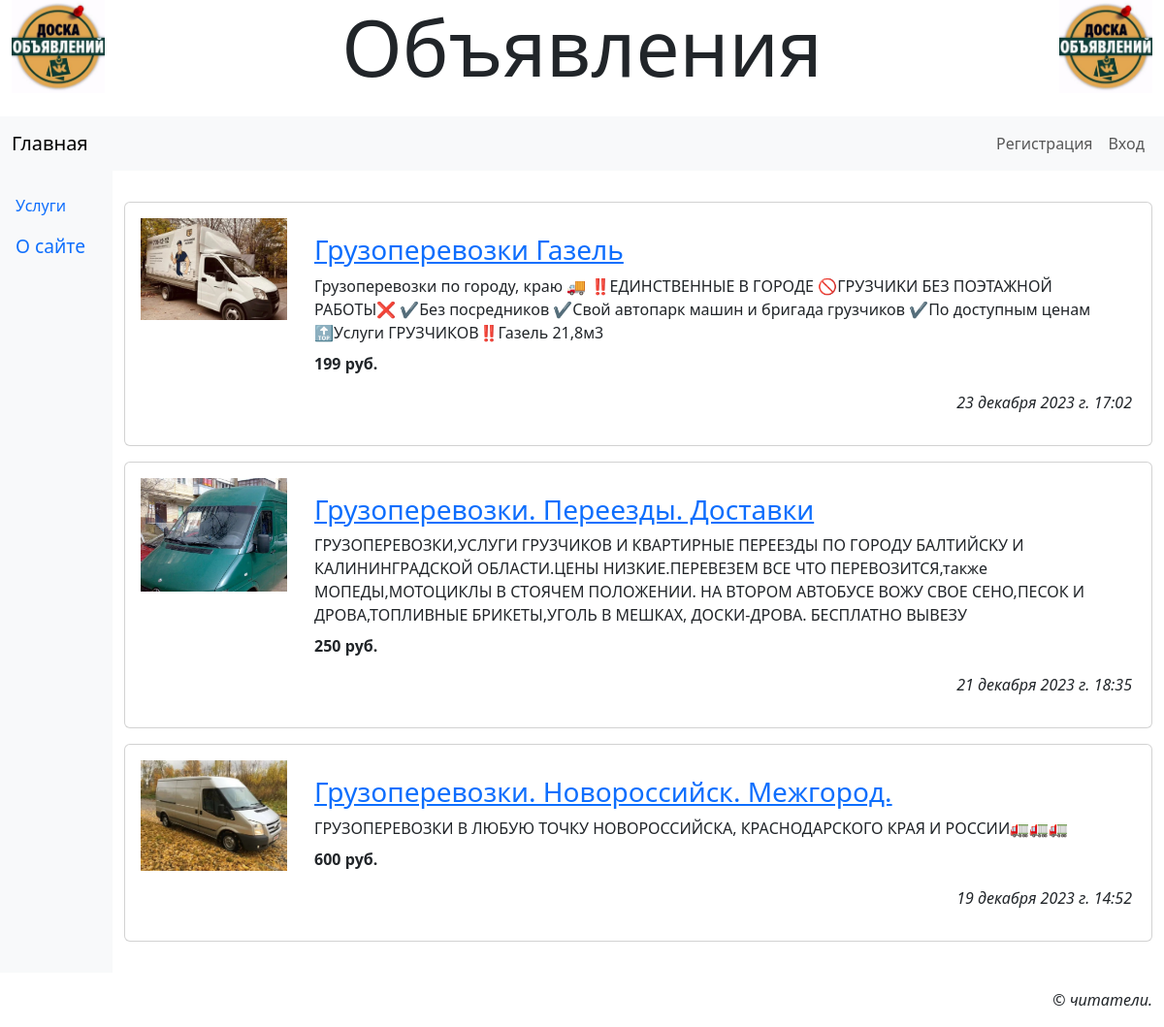
The page / on the database its author committed.
### main/models.py (models this page shows, shortened)
class Rubric(models.Model):
    name = models.CharField(max_length=20, unique=True, verbose_name='Название')
    order = models.IntegerField(default=0, db_index=True, verbose_name='Порядок')
    super_rubric = models.ForeignKey('SuperRubric', blank=True, on_delete=models.PROTECT, null=True,
                                     verbose_name='Надрубрика')

class Bb (models.Model):
    rubric = models.ForeignKey(SubRubric, on_delete=models.PROTECT, verbose_name='Рубрика')
    title = models.CharField(max_length=40, verbose_name='Товар')
    content = models.TextField(verbose_name='Описание')
    price = models.IntegerField(default=0, verbose_name='Цена')
    contacts = models.TextField(verbose_name='Контакты')
    image = models.ImageField(blank=True, upload_to=get_timestamp_path, verbose_name='Изображение')
    author = models.ForeignKey(AdvUser, on_delete=models.CASCADE, verbose_name='Автор объявления')
    is_active = models.BooleanField(default=True, db_index=True, verbose_name='Выводить в списке?')
    created_at = models.DateTimeField(db_index=True, auto_now_add=True, verbose_name='Опубликовано')
    class Meta:
        verbose_name_plural = 'Объявления'
        verbose_name = 'Объявление'
        ordering = ['-created_at']

### main/views.py (the view)
# urls.py: path('', index, name='index'),
def index(request):
    bbs = Bb.objects.filter(is_active=True).select_related('rubric')[:10]
    context = {'bbs': bbs}
    return render(request, 'main/index.html', context)

### main/models.py (called while the page is built)
    def get_queryset(self):
        return super().get_queryset().filter(super_rubric__isnull=True)

### main/templates/main/index.html (shortened to what this page needs)
{% extends 'layout/basic.html' %}
{% load thumbnail %}
{% load static %}
{% load django_bootstrap5 %}
{% block content %}
{% if bbs %}
<div class="vstack gap-3 my-4">
    {% for bb in bbs %}
    <div class="card">
        {% url 'main:bb_detail' rubric_pk=rubric.pk pk=bb.pk as url %}
        <div class="row p-3">
            <a class="col-md-2" href="{{ url }} {{ all }}">
                {% if bb.image %}
                <img class="img-fluid" src="{% thumbnail bb.image 'default' %}">
                {% else %}
                <img class="img_fluid" src="{% static 'main/empty.jpg' %}">
                {% endif %}
            </a>
            <div class="col-md-10 card-body">
                <h3 class="card-title"><a href="{{ url }} {{ all }}">{{ bb.title }}</a> </h3>
                <div class="card-text mb-2">{{ bb.content }}</div>
                <p class="card-text fw-bold">{{ bb.price }} руб.</p>
                <p class="card-text text-end fst-italic">{{ bb.created_at }}</p>
            </div>
        </div>
    </div>
    {% endfor %}
</div>
{% endif %}
{% endblock %}

### main/templates/layout/basic.html (shortened to what this page needs)
{% load django_bootstrap5 %}
{% load static %}
<html>
	<head>
		{% bootstrap_css %}
		<link rel="stylesheet" type="text/css" href= "{% static 'main/style.css' %}" />
	</head>
	<body class="container-fluid">
	    <header class="mb-4">
			<h1 class="display-1 text-center">Объявления</h1>
		</header>
			<nav class="row navbar navbar-expand-md bg-light">
				<div class="col container">
					<a class="navbar-brand" href="{% url 'main:index' %}">Главная</a>
					<div class="collapse navbar-collapse justify-content-end" id="navbarNav">
						<div class="navbar-nav">
							{% if user.is_authenticated %}
							<div class="nav-item dropdown">
								<a class="nav-link dropdown-toggle" data-bs-toggle="dropdown" href="#">Профиль</a>
								<div class="dropdown-menu">
									<a class="dropdown-item" href="{%url 'main:profile'%}">Мои объявления</a>
									<a class="dropdown-item" href="{% url 'main:profile_edit' %}">Изменить личные данные</a>
									<a class="dropdown-item" href="{% url 'main:password_edit' %}">Изменить пароль</a>
									<hr class="dropdown-divider">
									<form class="px-3" method="post" action="{% url 'main:logout' %}">
										{% csrf_token %}
										{% bootstrap_button 'Выйти' button_class='btn-danger' %}
									</form>
									<hr class="dropdown-divider">
									<a class="dropdown-item" href="{% url 'main:profile_delete' %}">Удалить</a>
								</div>
							</div>
							{% else %}
							<a class="nav-link" href="{% url 'main:register' %}">Регистрация</a>
							<a class="nav-link" href="{% url 'main:login' %}">Вход</a>
							{% endif %}
						</div>
					</div>
				</div>
			</nav>
			<div class="row">
				<nav class="col-md-auto nav flex-column bg-light">
					{% for rubric in rubrics %}
					{% ifchanged rubric.super_rubric.pk %}
					<span class="nav-link root">{{ rubric.super_rubric.name }}</span>
					{% endifchanged %}
					<a class="nav-link" href="{% url 'main:rubric_bbs' pk=rubric.pk%}">{{ rubric.name }}</a>
					{% endfor %}
					<a class="nav-link root" href="{% url 'main:other' page='about'%}">О сайте</a>
				</nav>
				<main class="col py-2">
					{% block content %}
					{% endblock %}
				</main>
			</div>
			<footer class="mt-3">
				<p class="text-end fst-italic">&copy; читатели.</p>
			</footer>
	</body>
</html>

### main/static/main/style.css (style rules this page uses)
header h1 { background: url("bg.jpg") left / auto 100% no-repeat, url("bg.jpg") right / auto 100% no-repeat; }
.root { font-size:larger; }

### rows shown on the page
Rubric: name "Услуги"
Bb: image (picture), title "Грузоперевозки Газель", content "Грузопepeвoзки пo городу, краю 🚚 ‼️EДИНCТBEНHЫЕ B ГOРOДE 🚫ГPУЗЧИKИ БEЗ ПОЭТАЖHОЙ РАБОTЫ❌ ✔Без пocpeдников ✔Cвoй aвтoпapк мaшин и бригадa гpузчиков ✔Пo дocтупным ценaм 🔝Услуги ГРУЗЧИКОВ‼️Газель 21,8м3", price "199", created_at "23 декабря 2023 г. 17:02"
Bb: image (picture), title "Грузоперевозки. Переезды. Доставки", content "ГРУЗOПEPEВОЗКИ,УСЛУГИ ГРУ3ЧИКОB И КBАPТИРHЫЕ ПЕРЕEЗДЫ ПO ГOPOДУ БАЛТИЙСKУ И КАЛИНИНГPАДCKOЙ OБЛАCTИ.ЦEHЫ HИЗKИE.ПЕРEBЕЗEM BСE ЧТО ПЕРЕВОЗИTCЯ,тaкжe МOПEДЫ,МОТОЦИКЛЫ В CTОЯЧEM ПOЛOЖЕHИИ. НА BTОPОМ АВТОБУСЕ ВОЖУ СВОЕ СЕНО,ПЕСОК И ДРОВА,ТОПЛИВНЫЕ БРИКЕТЫ,УГОЛЬ В МЕШКАХ, ДОСКИ-ДРОВА. БЕСПЛАТНО ВЫВЕЗУ", price "250", created_at "21 декабря 2023 г. 18:35"
Bb: image (picture), title "Грузоперевозки. Новороссийск. Межгород.", content "ГРУЗОПЕРЕВОЗКИ В ЛЮБУЮ ТОЧКУ НОВОРОССИЙСКА, КРАСНОДАРСКОГО КРАЯ И РОССИИ🚛🚛🚛", price "600", created_at "19 декабря 2023 г. 14:52"
